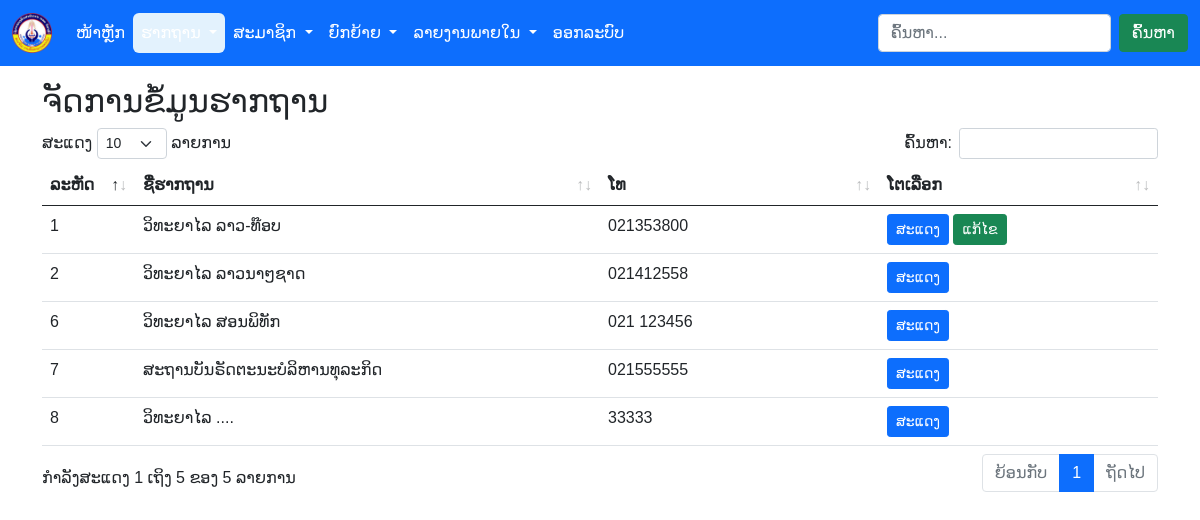
/college.php (signed in), run on the app's committed database.
### tables this page shows
CREATE TABLE `college` (
  `col_id` int(11) NOT NULL COMMENT 'ລະຫັດຮາກຖານ',
  `col_name` varchar(40) NOT NULL COMMENT 'ຊື່ຮາກຖານ',
  `col_village` varchar(30) NOT NULL COMMENT 'ບ້ານ',
  `col_district` varchar(30) NOT NULL COMMENT 'ເມືອງ',
  `col_province` varchar(30) NOT NULL COMMENT 'ແຂວງ',
  `tel` varchar(20) NOT NULL COMMENT 'ເບີໂທ',
  `email` varchar(40) NOT NULL COMMENT 'ອີເມວ'
);

### include/function.php (called while the page is built, shortened)
<?php
function isAdmin(){
    return false;
}

### college.php (the view, shortened to what this page needs)
<?php
require_once __DIR__ . '/include/function.php';
require_once __DIR__ . '/include/dbconfig.php';
require_once __DIR__ . '/header.php';
require_once __DIR__ . '/menu.php';
?>
<div class="container mt-3">
    <h2>ຈັດການຂໍ້ມູນຮາກຖານ</h2>
    <table id="example" class="table table-hover mt-5">
        <thead>
            <tr>
                <th class="col-1">ລະຫັດ</th>
                <th class="col-5">ຊື່ຮາກຖານ</th>
                <th class="col-3">ໂທ</th>
                <th class="col-3">ໂຕເລືອກ</th>
            </tr>
        </thead>
        <tbody>
            <?php
            $sql = "SELECT col_id,col_name,tel FROM college";
            $rs = $con->query($sql);
            while ($row = $rs->fetch_assoc()) {
                echo '
                    <tr>
                        <td>' . $row['col_id'] . '</td>
                        <td>' . $row['col_name'] . '</td>
                        <td>' . $row['tel'] . '</td>
                        <td>
                            <button onclick="getCollege(' . $row['col_id'] . ')" type="button" class="btn btn-primary btn-sm" data-bs-toggle="modal" data-bs-target="#exampleModal">
                                ສະແດງ
                            </button>';
                if (isAdmin() || $_SESSION['college_id'] == $row['col_id']) {
                    echo '
                            <a href="college_add.php?college_id=' . $row['col_id'] . '" class="btn btn-success btn-sm">ແກ້ໄຂ</a>
                    ';
                }
                echo '</td>
                </tr>';
            }
            ?>
        </tbody>
    </table>
</div>
<?php
require __DIR__ . '/footer.php';
?>

### css/style.css (style rules this page uses)
*, body { font-family: 'Souliyo', sans-serif; }

### data on the page
college: col_id "1", col_name "ວິທະຍາໄລ ລາວ-ທ໊ອບ", tel "021353800"
college: col_id "2", col_name "ວິທະຍາໄລ ລາວນາໆຊາດ", tel "021412558"
college: col_id "6", col_name "ວິທະຍາໄລ ສອນພິທັກ", tel "021 123456"
college: col_id "7", col_name "ສະຖານບັນຣັດຕະນະບໍລິຫານທຸລະກິດ", tel "021555555"
college: col_id "8", col_name "ວິທະຍາໄລ ....", tel "33333"
